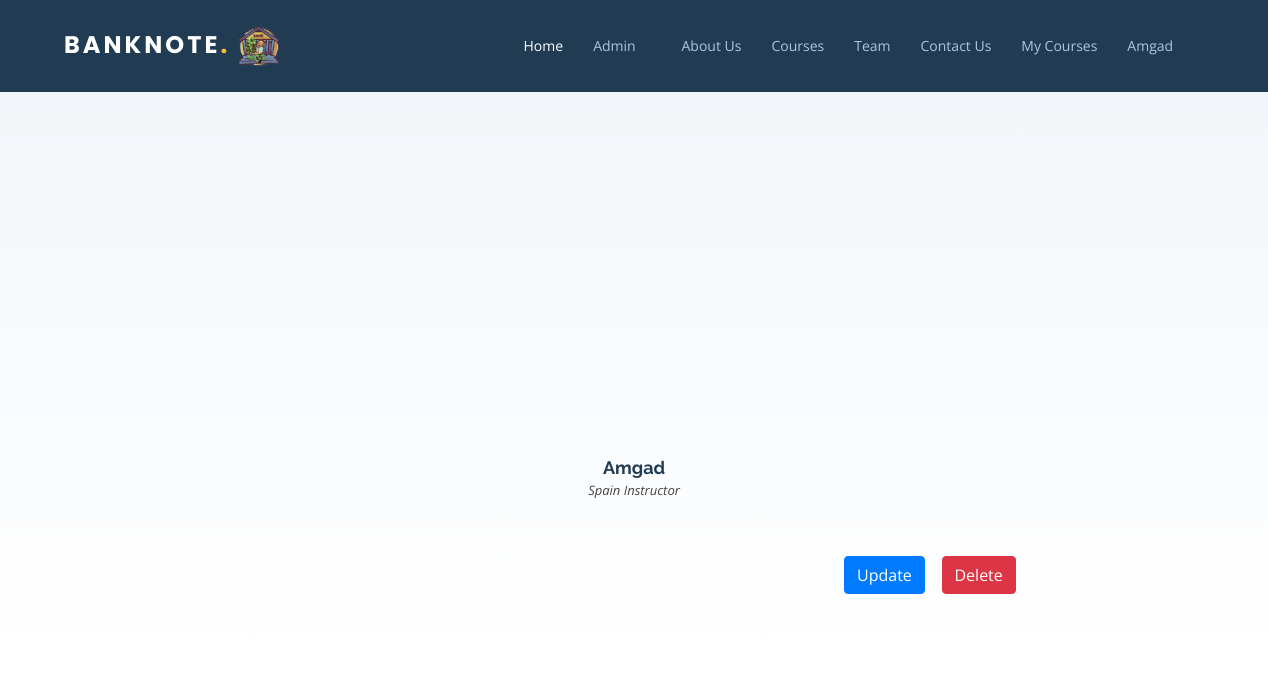
Page /trainer/trainer/25/details (signed in) on the committed database.
### users/models.py (models this page shows, shortened)
class CustomUser(AbstractUser):
    Role=models.CharField(max_length=255,default="user")
    phone_number=models.CharField(max_length=255)
    Academic_Year=models.CharField(max_length=255)
    College=models.CharField(max_length=255)
    University=models.CharField(max_length=255)
    class Meta:
        ordering = ["date_joined"]

### trainer/models.py (models this page shows, shortened)
class Trainer(models.Model):
    Name=models.CharField(max_length=255)
    Title=models.CharField(max_length=255)
    Facebook_URL = models.URLField()
    Instagram_URL = models.URLField()
    Whatsapp_Number = models.CharField(max_length=255)
    Linkedin_URL = models.URLField()
    Image_URL = models.URLField()

### trainer/views.py (the view)
# urls.py: path('trainer/<int:pk>/details',views.TrainerDetailView.as_view(),name='details'),
class TrainerDetailView(DetailView):
    model = Trainer
    template_name="trainer_details.html"

### trainer/templates/trainer_details.html
{% extends "base.html" %}
{% load bootstrap4 %}
{% load static %}
{% block content %}
{% ifequal user.Role "admin"  %}
<section id="team" class="team section-bg">
  <div class="container">
    <div class="section-title">
    </div>
    <div class="row">
      <div class="col-12">
        <div class="member" >
          <div class="pic"><a href="{% url 'trainer:details' pk=trainer.pk%}"><img src="{{ trainer.Image_URL }}" alt=""></a></div>
          <h4>{{ trainer.Name }}</h4>
          <span>{{ trainer.Title }}</span>
          <div class="social">
            <a href="{{ trainer.Facebook_URL }}"><i class="icofont-facebook"></i></a>
            <a href="{{ trainer.Whatsapp_Number }}"><i class="icofont-whatsapp"></i></a>
            <a href=" {{trainer.Instagram_URL}} "><i class="icofont-instagram"></i></a>
            <a href=" {{ trainer.Linkedin_URL }} "><i class="icofont-linkedin"></i></a>
          </div>
        </div>
      </div>
<div class="col-1 offset-8">
  <a href="{% url 'trainer:edit' pk=trainer.pk%}"><button type="update" class="btn btn-primary">Update</button></a>
</div>
<div class="col-1">
  <a href="{% url 'trainer:remove' pk=trainer.pk%}"><button type="update" class="btn btn-danger">Delete</button></a>
</div>
  </div>
</section>
{% endifequal %}
{% endblock %}

### templates/base.html (shortened to what this page needs)
<!DOCTYPE html>
{% load static %}
<html lang="en">
<head>
  <link href="{% static 'assets/vendor/bootstrap/css/bootstrap.min.css'%}" rel="stylesheet">
  <link href="{% static 'assets/vendor/icofont/icofont.min.css'%}" rel="stylesheet">
  <link href="{% static 'assets/vendor/boxicons/css/boxicons.min.css'%}" rel="stylesheet">
  <link href="{% static 'assets/vendor/owl.carousel/assets/owl.carousel.min.css'%}" rel="stylesheet">
  <link href="{% static 'assets/vendor/venobox/venobox.css'%}" rel="stylesheet">
  <link href="{% static 'assets/vendor/aos/aos.css'%}" rel="stylesheet">
  <link rel="stylesheet" href="//cdn.jsdelivr.net/medium-editor/latest/css/medium-editor.min.css" type="text/css" media="screen" charset="utf-8">
  <link rel="stylesheet" href="{% static "css/style.css" %}">
  <link href="{% static 'assets/css/style.css'%}" rel="stylesheet">
<link
 rel="stylesheet"
 href="https://cdnjs.cloudflare.com/ajax/libs/animate.css/4.0.0/animate.min.css"/>
</head>
  <body>
      <header class="header ">
        <div class="container d-flex align-items-center " >
          <div class="logo mr-auto">
            <h1 class="text-light"><a href="{% url 'home' %}">Banknote<span>.</span>  </a><img src="{% static 'assets/img/logo.png'%}" alt="" class="img-fluid">
    </h1>
          </div>
          <nav class="nav-menu d-none d-lg-block ">
            <ul>
              <li class="active"><a href="{% url 'home' %}">Home</a></li>
              {% if user.is_authenticated %}
{% if user.Role == 'admin' %}
              <li class="drop-down"><a href="">Admin</a>
        </li>
        {% endif %}
        {% endif %}
              <li><a href="#about">About Us</a></li>
              <li><a href="#services">Courses</a></li>
              <li><a href="#team">Team</a></li>
              <li><a href="#contact">Contact Us</a></li>
              {% if user.is_authenticated %}
              <li><a href="{% url 'users:myapplication_list' %}">My Courses</a></li>
              {% endif %}
              {% if user.is_authenticated %}
              <li class="drop-down"><a href="">{{user.first_name}}</a>
                </li>
                {% else %}
                <li><a href="{% url 'users:signup' %}">Sign Up</a></li>
                <li><a href="{% url 'users:login' %}">Login</a></li>
                {% endif %}
            </ul>
          </nav>
        </div>
      </header>
      {% block content %}
      {% endblock %}
  </body>
</html>

### static/assets/css/style.css (style rules this page uses)
body { font-family: "Open Sans", sans-serif; color: #444444; }
a { color: #fdc134; }
h1, h2, h3, h4, h5, h6 { font-family: "Raleway", sans-serif; }
.header { z-index: 997; transition: all 0.5s; padding: 16px 0; background: #213b52; }
.header .logo h1 { font-size: 24px; margin: 0; padding: 10px 0; line-height: 1; font-weight: 700; letter-spacing: 3px; text-transform: uppercase; font-family: "Poppins", sans-serif; }
.header .logo h1 a, #header .logo h1 a:hover { color: #fff; text-decoration: none; }
.header .logo h1 a span, #header .logo h1 a:hover span { color: #fdc134; }
.header .logo img { padding: 0; margin: 0; max-height: 40px; }
.nav-menu, .nav-menu * { margin: 0; padding: 0; list-style: none; }
.nav-menu > ul > li { position: relative; white-space: nowrap; float: left; }
.nav-menu ul { border-radius: 6px; }
.nav-menu a { display: block; position: relative; color: #adc7de; padding: 10px 15px; transition: 0.3s; font-size: 14px; font-family: "Open Sans", sans-serif; }
.nav-menu a:hover, .nav-menu .active > a, .nav-menu li:hover > a { color: #fff; text-decoration: none; }
.nav-menu .drop-down > a:after { content: "\ea99"; font-family: IcoFont; padding-left: 5px; }
section { padding: 60px 0; overflow: hidden; }
.section-bg { background: linear-gradient(180deg, #f2f6fa 0%, #fff 100%); }
.section-title { text-align: center; padding-bottom: 30px; }
.team .member { text-align: center; margin-bottom: 20px; }
.team .member .pic { margin-bottom: 15px; overflow: hidden; min-height: 260px; }
.team .member h4 { font-weight: 700; margin-bottom: 2px; font-size: 18px; color: #213b52; }
.team .member span { font-style: italic; display: block; font-size: 13px; }
.team .member .social { margin-top: 15px; }
.team .member .social a { color: #5289ba; transition: 0.3s; }
.team .member .social i { font-size: 18px; margin: 0 2px; }

### rows in the picture
CustomUser: first_name "Amgad"
Trainer: Name "Amgad", Title "Spain Instructor"
